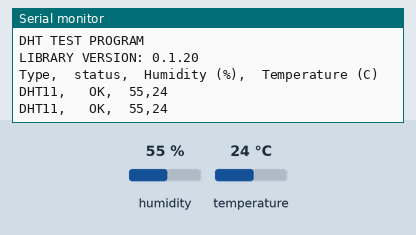
Simulated run of this sketch. Board: Arduino Uno, built with avr-gcc and run on an emulated ATmega328P. Parts: the last lines printed to the serial monitor. Wiring (inferred from the names in the program): DHT11 sensor: data pin 5. The inputs (shaded band) are chosen by the test bench; at power-on: humidity 55 %, temperature 24 °C.

Above: at 2.9 s.
3.0 s: humidity set to 22 %
At 5.1 s:
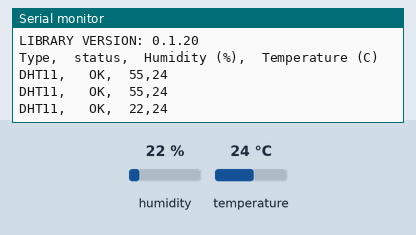
5.7 s: temperature set to 12 °C
At 7.0 s:
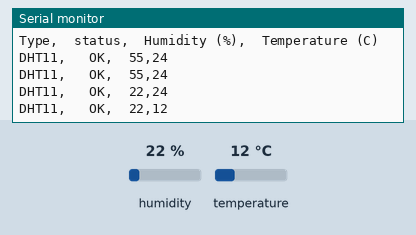
8.4 s: humidity set to 40 %
At 10.8 s:
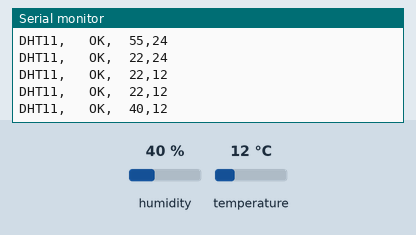
Timing chart, 0 to 12.3 s (numbered marks = the images above; inputs shaded):
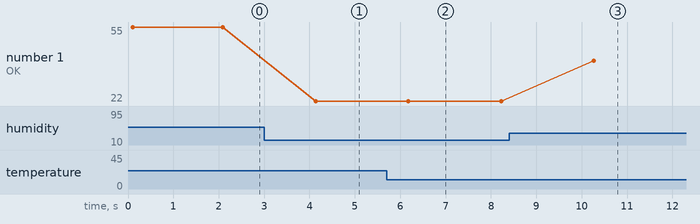

The sketch:

dht11_uart.ino
```cpp
//
//    FILE: dht11_test.ino
//  AUTHOR: Rob Tillaart
// VERSION: 0.1.01
// PURPOSE: DHT library test sketch for DHT11 && Arduino
//     URL:
//
//  updated
// AUTHOR: powen Ko (www.ifroglab.com)

#include <dht.h>
#include <SoftwareSerial.h>
dht DHT;

#define DHT11_PIN 5
SoftwareSerial mySerial(10, 11); // RX, TX

void setup()
{
  Serial.begin(9600);

  // set the data rate for the SoftwareSerial port
  mySerial.begin(9600);
  mySerial.print("Hello, world?");

  Serial.println("DHT TEST PROGRAM ");
  Serial.print("LIBRARY VERSION: ");
  Serial.println(DHT_LIB_VERSION);
  Serial.println();
  Serial.println("Type,\tstatus,\tHumidity (%),\tTemperature (C)");

}

void loop()
{
  // READ DATA
  Serial.print("DHT11, \t");
  mySerial.write("DHT11, \n");
  int chk = DHT.read11(DHT11_PIN);
  switch (chk)
  {
    case DHTLIB_OK:
                Serial.print("OK,\t");
                mySerial.write("OK,\n");
                break;
    case DHTLIB_ERROR_CHECKSUM:
                Serial.print("Checksum error,\t");
                mySerial.write("Checksum error,\n");
                break;
    case DHTLIB_ERROR_TIMEOUT:
                Serial.print("Time out error,\t");
                mySerial.write("Time out error,\n");
                break;
    case DHTLIB_ERROR_CONNECT:
               Serial.print("Connect error,\t");
               mySerial.write("Connect error,\n");
               break;
    case DHTLIB_ERROR_ACK_L:
               Serial.print("Ack Low error,\t");
               mySerial.write("Ack Low error,\n");
               break;
    case DHTLIB_ERROR_ACK_H:
               Serial.print("Ack High error,\t");
               mySerial.write("Ack High error\n");
               break;
    default:
               Serial.print("Unknown error,\t");
               mySerial.write("Unknown error,\n");
               break;
  }
  // DISPLAY DATA
  int humidity=DHT.humidity;
  Serial.print(humidity, 1);
  String t1=String(humidity);
  mySerial.print(t1);
  Serial.print(",");
  mySerial.print(",");
  int temperature=DHT.temperature;
  Serial.println(temperature, 1);
  String t2=String(temperature)+"\n";
  mySerial.println(t2);
  delay(2000);
}
//
// END OF FILE
//
```

Measured:
- after the input at 3.0 s, the serial monitor: prints a new line after 1.1 s (image 1)
- after the input at 5.7 s, the serial monitor: prints a new line after 0.48 s (image 2)
- after the input at 8.4 s, the serial monitor: prints a new line after 1.9 s (image 3)
- plotted number 1: 55 → 22 after the input at 3.0 s, 22 → 40 after the input at 8.4 s
